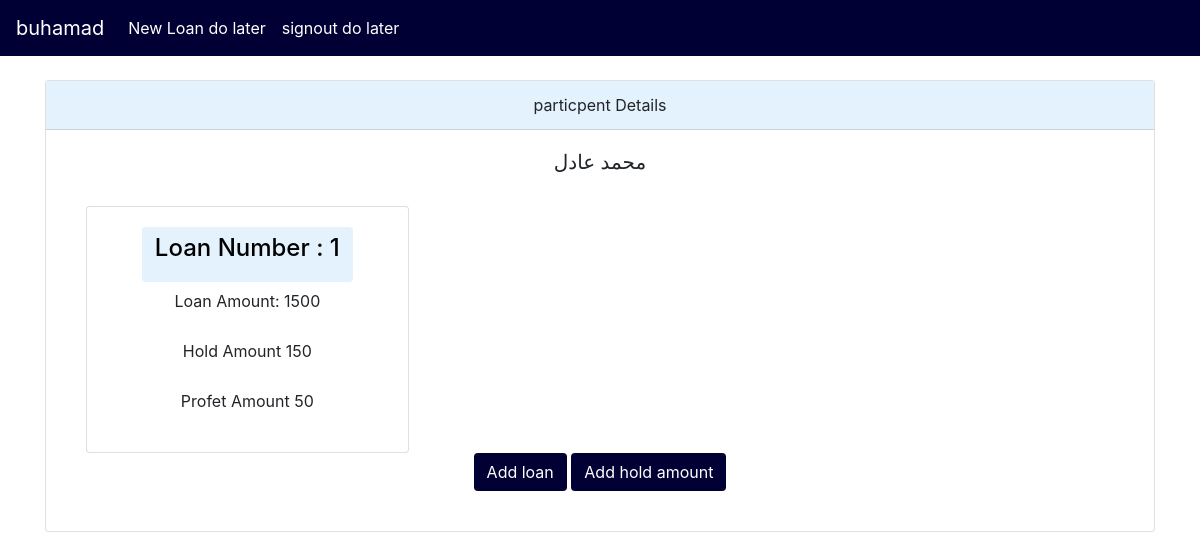
Page /participants/1/ (signed in) on the committed database.
### Loans/models.py (models this page shows, shortened)
class Participants(models.Model):
	name = models.CharField(max_length=120)

class Loan(models.Model):
	participant = models.ForeignKey(Participants, on_delete=models.CASCADE, blank=True, null=True)
	loan_amount = models.IntegerField(default=0)
	hold_amount = models.IntegerField(default=0)
	profit_amount = models.IntegerField(default=0)
	date=models.DateField(blank=True, null=True)
	totla_loan_amount=models.IntegerField(default=0)
	paid_amount=models.IntegerField(default=0)

### Loans/views.py (the view)
# urls.py: path('participants/<int:participants_id>/', views.loan_list, name='loan-detail'),
def loan_list(request, participants_id):
	participants = Participants.objects.get(id=participants_id)
	Loan_obj= Loan.objects.filter(participant=participants).order_by("participant")
	context = {
		"participants": participants,
		"loan": Loan_obj,
	}
	return render(request, 'part_detail.html', context)

### Loans/templates/part_detail.html
{% extends "base.html" %}
{% block content %}
<div class="card text-center">
  <div class="card-header" style="background-color: #e3f2fd; color: 000034;">
    particpent Details
  </div>
  <div class="card-body">
    <h5 class="card-title" style="color: 000034;">{{participants.name}}</h5>
    <div class="card-body">
    <div class="row">
      {% for x in loan %}
      <div class="col-sm-4">
        <div class="card">
          <div class="card-body">
            <div class= "col">
              <a href="{% url 'pyment-list' x.id %}" class="btn" style="background-color: #e3f2fd; color: black;">
                <h4 class="card-title">Loan Number : {{x.id}}</h4>
              </a>
            </div>
            <div class= "col">
              <h5 class="card-title btn">Loan Amount: {{x.loan_amount}}</h5>
            </div>
            <div class= "col">
                <h5 class="card-title btn">Hold Amount {{x.hold_amount}}</h5>
            </div>
            <div class= "col">
              <h5 class="card-title btn">Profet Amount {{x.profit_amount}}</h5>
            </div>
          </div>
        </div>
      </div>
      {% endfor %}
      </div>
      {% if request.user.is_authenticated %}
      <a href="{% url 'loan-create' participants.id %}" class="btn" style="background-color: #000034; color: white;">Add loan</a>
       <a href="{% url 'hold-list' participants.id %}" class="btn" style="background-color: #000034; color: white;">Add hold amount</a>
      {%endif%}
  </div>
{% endblock content %}

### Loans/templates/navbar.html (shortened to what this page needs)
  <nav class="navbar navbar-expand-lg navbar-light" style="background-color: #000034;">
      {% if request.user.is_anonymous %}
      <a class="navbar-brand" href="" style="color: white;">Loan</a>
      {% else %}
      <a class="navbar-brand" href="" style="color: white;">{{request.user.username}}</a>
      {% endif %}
      <div class="collapse navbar-collapse" id="navbarNav">
        <ul class="navbar-nav">
          {% if request.user.is_anonymous %}
          <li class="nav-item active">
            <a class="nav-link" style="color: white;" href="">signup do later</a>
          </li>
          <li class="nav-item active">
            <a class="nav-link" style="color: white;" href="">
              signin do later
            </a>
          </li>
            {% else %}
           <li class="nav-item active">
            <a class="nav-link" style="color: white;" href="">New Loan do later</a>
          </li>
          <li class="nav-item active">
            <a class="nav-link" style="color: white;" href="">signout do later</a>
            {% endif %}
          </li>
        </ul>
      </div>
    </nav>

### rows in the picture
Participants: name "محمد عادل"
Loan: id "1", loan_amount "1500", hold_amount "150", profit_amount "50"

### other values in the picture
{{ request.user.username }} "buhamad"
